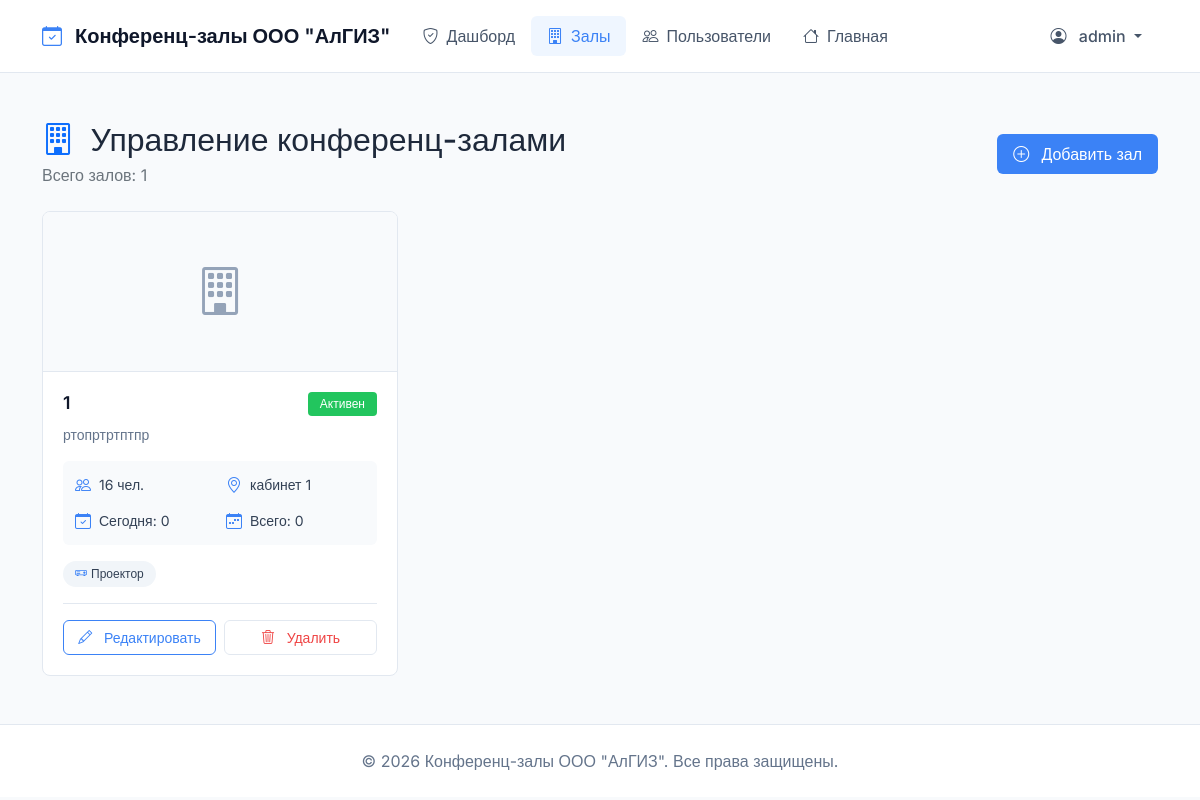
/moderator/rooms/ (signed in), run on an earlier commit of the app's database.
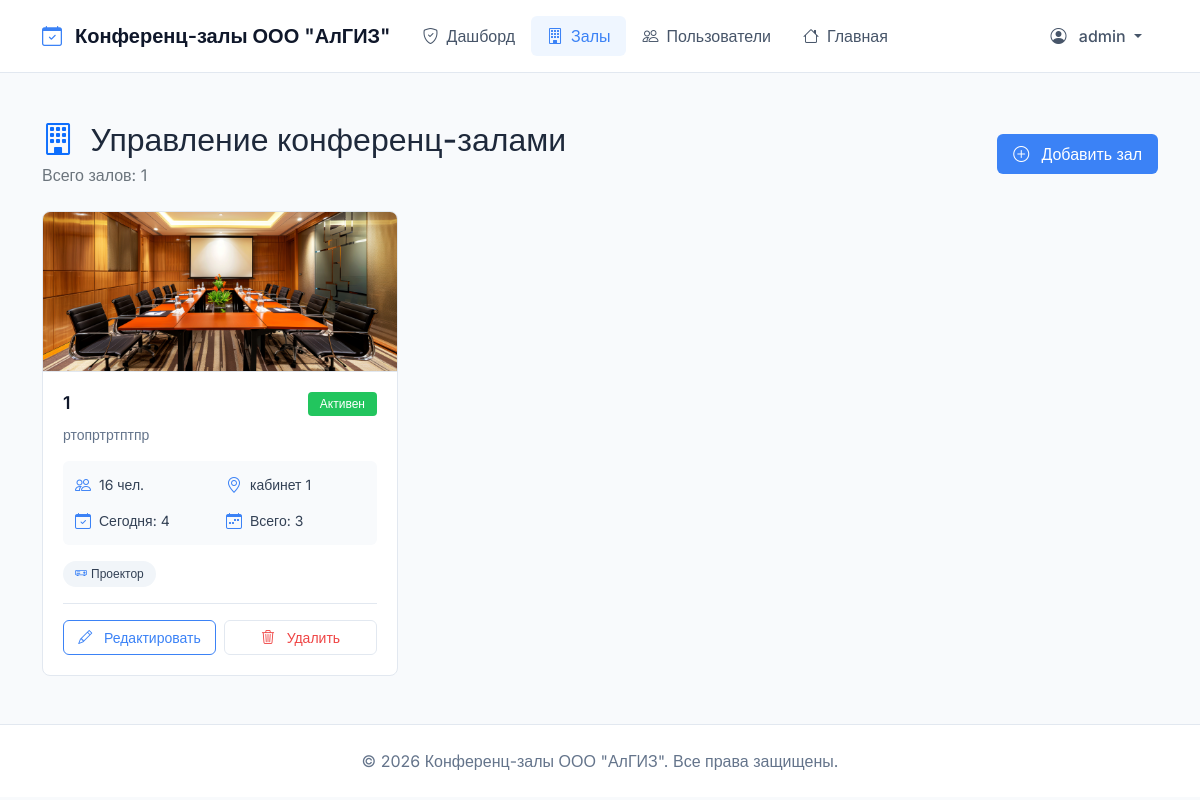
And on a later commit of the database.
### bookings/models.py (models this page shows, shortened)
class ConferenceRoom(models.Model):
    name = models.CharField(max_length=100, verbose_name="Название")
    capacity = models.PositiveIntegerField(verbose_name="Вместимость")
    location = models.CharField(max_length=200, verbose_name="Местоположение")
    description = models.TextField(blank=True, verbose_name="Описание")
    has_projector = models.BooleanField(default=False, verbose_name="Проектор")
    has_video_conference = models.BooleanField(default=False, verbose_name="Видеоконференция")
    has_whiteboard = models.BooleanField(default=False, verbose_name="Доска")
    is_active = models.BooleanField(default=True, verbose_name="Активен")
    image = models.ImageField(upload_to='rooms/', blank=True, null=True, verbose_name="Изображение")
    created_at = models.DateTimeField(auto_now_add=True, verbose_name="Дата создания")
    updated_at = models.DateTimeField(auto_now=True, verbose_name="Дата обновления")
    class Meta:
        verbose_name = "Конференц-зал"
        verbose_name_plural = "Конференц-залы"
        ordering = ['name']

### bookings/views.py (the view)
# urls.py: path('moderator/rooms/', views.room_management, name='room_management'),
@moderator_required
def room_management(request):
    rooms = ConferenceRoom.objects.all()
    today = timezone.now().date()
    for room in rooms:
        room.today_bookings = Booking.objects.filter(
            room=room,
            status='approved',
            start_time__date=today
        ).count()
        room.upcoming_bookings = Booking.objects.filter(
            room=room,
            status='approved',
            start_time__gte=timezone.now()
        ).count()
    return render(request, 'bookings/room_management.html', {'rooms': rooms})

### bookings/models.py (called while the page is built)
    def get_full_name(self):
        if self.first_name and self.last_name:
            return f"{self.first_name} {self.last_name}"
        return self.username

### bookings/templates/bookings/room_management.html (shortened to what this page needs)
{% extends 'bookings/base.html' %}
{% load static %}
{% block content %}
<div class="row mb-4">
    <div class="col-12">
        <div class="d-flex flex-wrap justify-content-between align-items-center gap-3">
            <div>
                <h2 class="fw-semibold mb-1">
                    <i class="bi bi-building text-primary me-2"></i>
                    Управление конференц-залами
                </h2>
                <p class="text-secondary mb-0">Всего залов: {{ rooms|length }}</p>
            </div>
            <a href="{% url 'bookings:create_room' %}" class="btn btn-primary">
                <i class="bi bi-plus-circle me-2"></i>
                Добавить зал
            </a>
        </div>
    </div>
</div>
<div class="row g-4">
    {% for room in rooms %}
        <div class="col-md-6 col-xl-4">
            <div class="room-card">
                {% if room.image %}
                    <img src="{{ room.image.url }}" class="room-card-image" alt="{{ room.name }}">
                {% else %}
                    <div class="room-card-image-placeholder">
                        <i class="bi bi-building"></i>
                    </div>
                {% endif %}
                <div class="room-card-content">
                    <div class="d-flex justify-content-between align-items-start mb-2">
                        <h5 class="room-card-title">{{ room.name }}</h5>
                        <span class="badge {% if room.is_active %}bg-success{% else %}bg-secondary{% endif %}">
                            {{ room.is_active|yesno:"Активен,Неактивен" }}
                        </span>
                    </div>
                    <p class="room-card-description">{{ room.description|truncatewords:15 }}</p>
                    <div class="room-card-stats">
                        <div class="stat-item">
                            <i class="bi bi-people"></i>
                            <span>{{ room.capacity }} чел.</span>
                        </div>
                        <div class="stat-item">
                            <i class="bi bi-geo-alt"></i>
                            <span>{{ room.location }}</span>
                        </div>
                        <div class="stat-item">
                            <i class="bi bi-calendar-check"></i>
                            <span>Сегодня: {{ room.today_bookings }}</span>
                        </div>
                        <div class="stat-item">
                            <i class="bi bi-calendar-week"></i>
                            <span>Всего: {{ room.upcoming_bookings }}</span>
                        </div>
                    </div>
                    {% if room.has_projector or room.has_video_conference or room.has_whiteboard %}
                        <div class="room-card-equipment">
                            {% if room.has_projector %}
                                <span class="equipment-tag">
                                    <i class="bi bi-projector me-1"></i>Проектор
                                </span>
                            {% endif %}
                        </div>
                    {% endif %}
                    <div class="room-card-actions">
                        <a href="{% url 'bookings:edit_room' room.id %}" class="btn btn-outline-primary">
                            <i class="bi bi-pencil me-2"></i>
                            Редактировать
                        </a>
                        <a href="{% url 'bookings:delete_room' room.id %}" class="btn btn-outline-danger">
                            <i class="bi bi-trash3 me-2"></i>
                            Удалить
                        </a>
                    </div>
                </div>
            </div>
        </div>
    {% endfor %}
</div>
{% endblock %}

What changed in the data, as far as the page shows it:
changed ConferenceRoom "ртопртртптпр": image: picture added; today_bookings "0" → "4"; upcoming_bookings "0" → "3"
